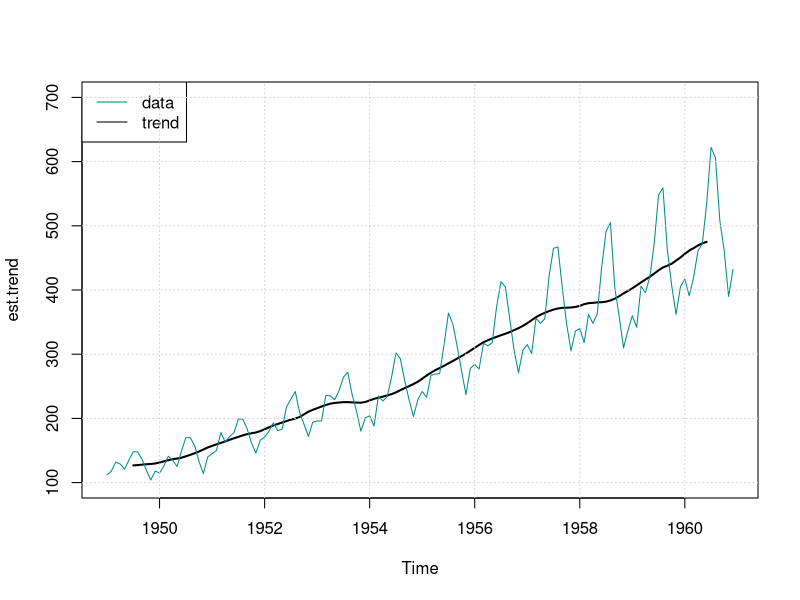
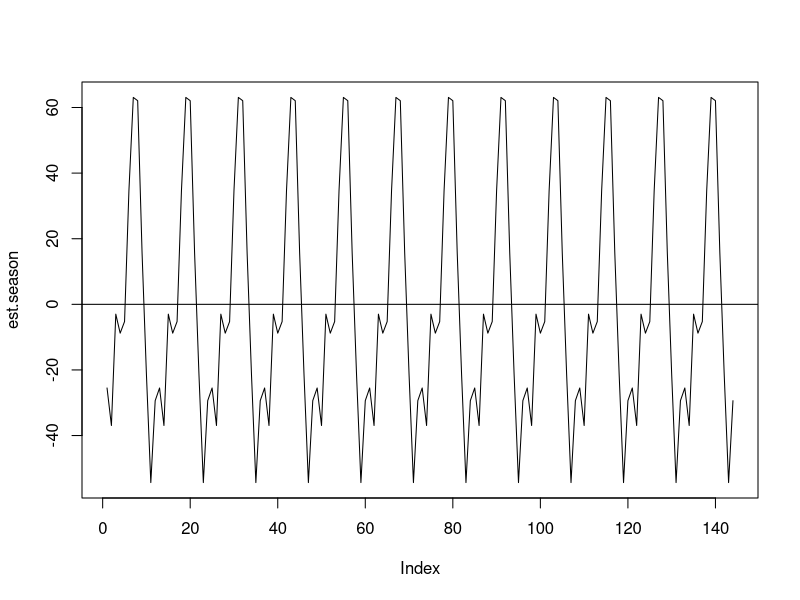
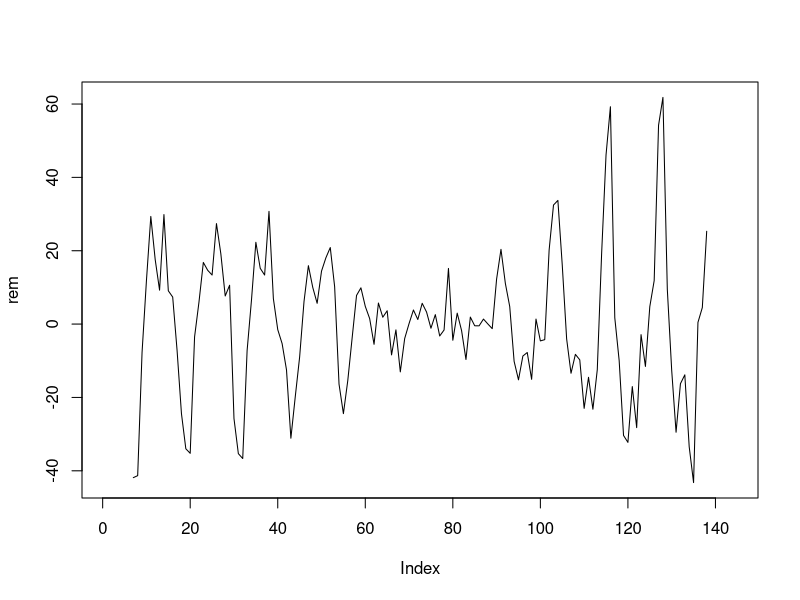
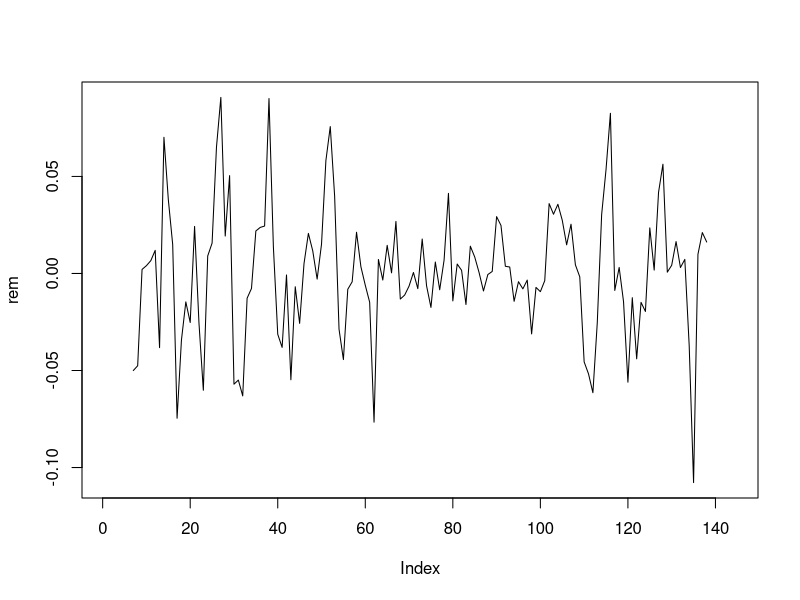
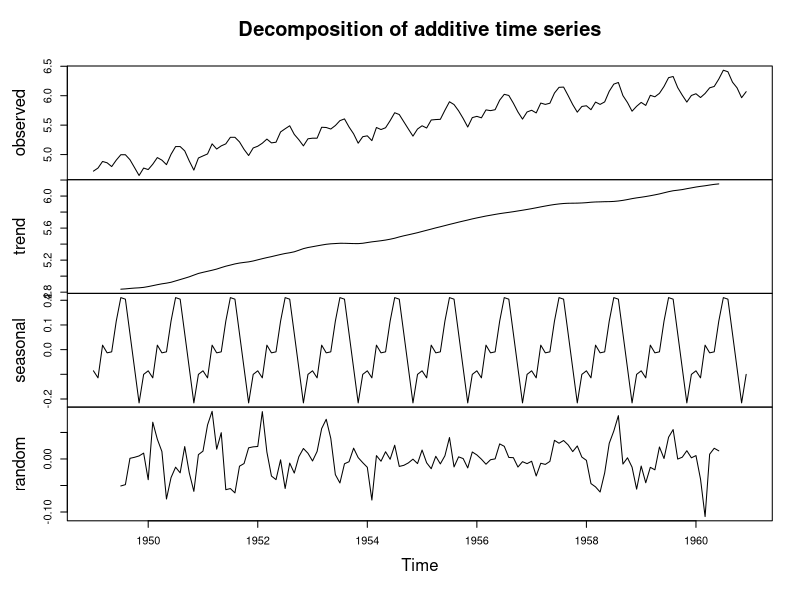

Generate these figures, in order, with R:
##moving average can be done by filter function
##weights = c(0.5, rep(1,11), 0.5)/12 shows that for an even p=12 a window with length p+1 (odd) is constructed but counts the end points only by one half
##figure decomposition of additive time series (trend)
weights = c(0.5, rep(1,11), 0.5)/12
est.trend <- filter(AirPassengers, filter = weights, sides = 2)
plot(est.trend, lwd=2, ylim=c(100, 700))
lines(AirPassengers, col = "darkcyan")
legend("topleft", legend = c("data", "trend"), lty=1,
col = c("darkcyan", "black"))
grid()

##estimate seasonal effects
##figure decomposition of additive time series (seasonal)
est.season = AirPassengers - est.trend
cyc = factor(cycle(AirPassengers))
est.season.month = tapply(est.season, cyc, mean, na.rm=T)
est.season = est.season.month[cyc]
plot(est.season, type="l")
abline(h=0)

##remainder
est.rem = AirPassengers - est.trend - est.season
plot(as.vector(est.rem), type="l", ylab = "rem") #needs fix

##figure decomposition of additive time series (random)
##logarithm (amounts to multiplicative model)
log.data = log(AirPassengers)
#trend estimation of log data
est.trend.log <- filter(log.data, filter = weights, sides = 2)
# seasonality estimation for log data
est.season.log = log.data - est.trend.log
est.season.month = tapply(est.season.log, cyc, mean, na.rm=T)
est.season.log = est.season.month[cyc]
# remainder term estimation for log data
est.rem.log = log.data - est.trend.log - est.season.log
plot(as.vector(est.rem.log), type="l", ylab = "rem") #needs fix

## all in one with decompose function
##figure decomposition of additive time series
decomposed.data = decompose(log(AirPassengers))
plot(decomposed.data)